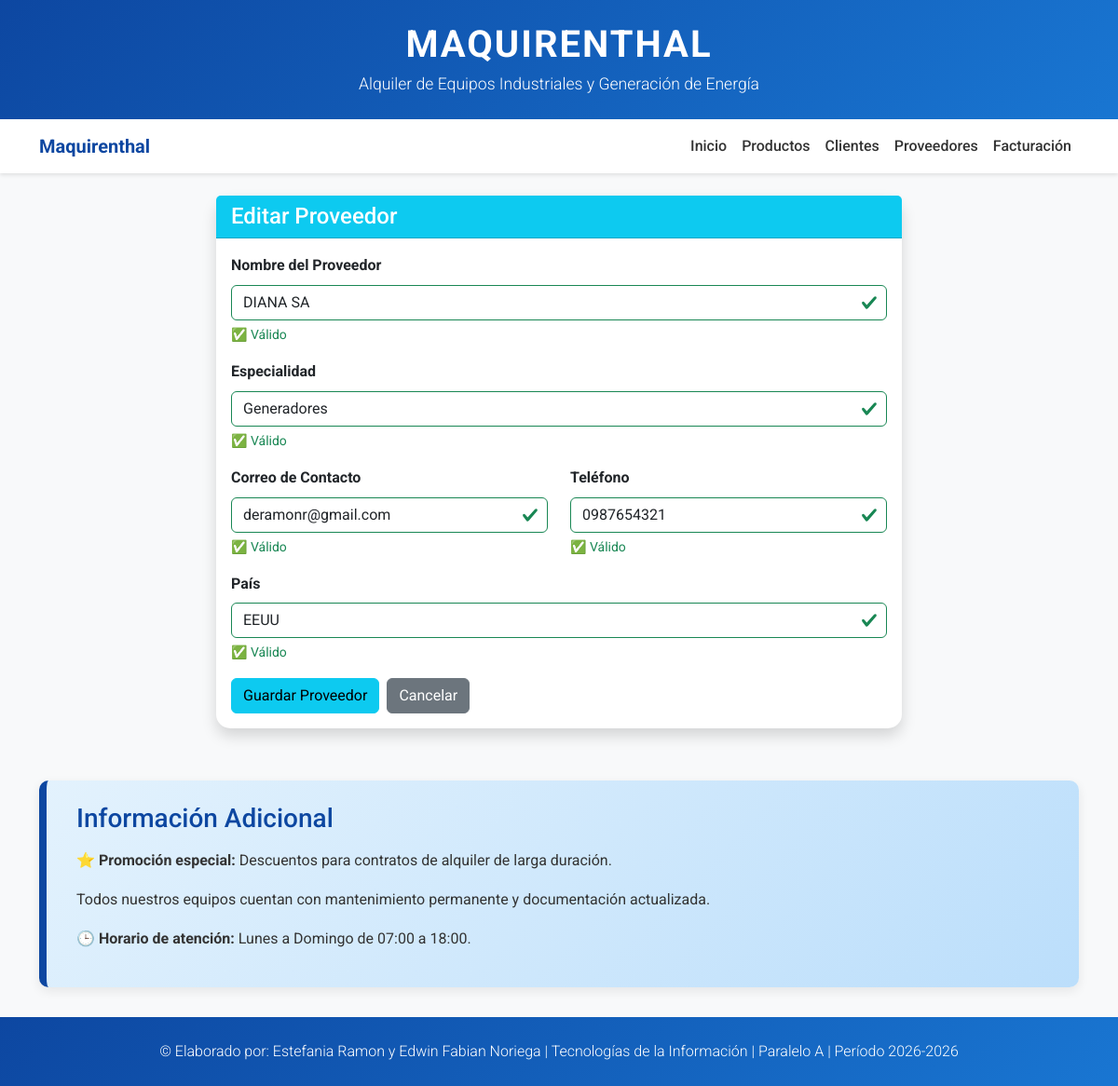
/proveedores/editar/2, run on the app's committed database.
### tables this page shows
CREATE TABLE proveedores (
            id INTEGER PRIMARY KEY AUTOINCREMENT,
            nombre TEXT NOT NULL,
            especialidad TEXT NOT NULL,
            contacto TEXT NOT NULL,
            telefono TEXT NOT NULL,
            pais TEXT NOT NULL
        );

### app.py (the view, shortened to what this page needs)
@app.route('/proveedores/editar/<int:id>', methods=['GET', 'POST'])
def proveedor_editar(id):
    conn = get_db()
    cursor = conn.cursor()
    cursor.execute('SELECT * FROM proveedores WHERE id = ?', (id,))
    proveedor = cursor.fetchone()
    conn.close()
    if not proveedor:
        flash('❌ Proveedor no encontrado', 'danger')
        return redirect(url_for('proveedores'))
    form = ProveedorForm(data=dict(proveedor))
    return render_template('formularios/proveedor_form.html',
                          form=form,
                          titulo='Editar Proveedor',
                          empresa=NOMBRE_EMPRESA)

### app.py (called while the page is built)
def get_db():
    os.makedirs('data', exist_ok=True)
    conn = sqlite3.connect('data/maquirenthal.db')
    conn.row_factory = sqlite3.Row
    return conn

### templates/formularios/proveedor_form.html (shortened to what this page needs)
{% extends "base.html" %}
{% block content %}
<div class="row justify-content-center">
    <div class="col-md-8">
        <div class="card shadow">
            <div class="card-header bg-info text-white">
                <h4 class="mb-0">{{ titulo }}</h4>
            </div>
            <div class="card-body">
                <form method="POST" novalidate>
                    <div class="mb-3">
                        {{ form.nombre.label(class="form-label fw-bold") }}
                        {{ form.nombre(class="form-control" + (" is-invalid" if form.nombre.errors else " is-valid" if form.nombre.data else ""), placeholder="Ej: Caterpillar") }}
                        {% if form.nombre.errors %}
                            <div class="invalid-feedback d-block" style="color: #dc3545;">
                                {% for error in form.nombre.errors %}
                                    <span>❌ {{ error }}</span><br>
                                {% endfor %}
                            </div>
                        {% elif form.nombre.data %}
                            <div class="valid-feedback d-block" style="color: #198754;">
                                ✅ Válido
                            </div>
                        {% else %}
                            <small class="text-muted">Mínimo 3 caracteres, solo letras y espacios</small>
                        {% endif %}
                    </div>
                    <div class="mb-3">
                        {{ form.especialidad.label(class="form-label fw-bold") }}
                        {{ form.especialidad(class="form-control" + (" is-invalid" if form.especialidad.errors else " is-valid" if form.especialidad.data else ""), placeholder="Ej: Generadores") }}
                        {% if form.especialidad.errors %}
                            <div class="invalid-feedback d-block" style="color: #dc3545;">
                                {% for error in form.especialidad.errors %}
                                    <span>❌ {{ error }}</span><br>
                                {% endfor %}
                            </div>
                        {% elif form.especialidad.data %}
                            <div class="valid-feedback d-block" style="color: #198754;">
                                ✅ Válido
                            </div>
                        {% else %}
                            <small class="text-muted">Mínimo 3 caracteres, solo letras y espacios</small>
                        {% endif %}
                    </div>
                    <div class="row">
                        <div class="col-md-6">
                            <div class="mb-3">
                                {{ form.contacto.label(class="form-label fw-bold") }}
                                {{ form.contacto(class="form-control" + (" is-invalid" if form.contacto.errors else " is-valid" if form.contacto.data else ""), placeholder="Ej: ventas@cat.com") }}
                                {% if form.contacto.errors %}
                                    <div class="invalid-feedback d-block" style="color: #dc3545;">
                                        {% for error in form.contacto.errors %}
                                            <span>❌ {{ error }}</span><br>
                                        {% endfor %}
                                    </div>
                                {% elif form.contacto.data %}
                                    <div class="valid-feedback d-block" style="color: #198754;">
                                        ✅ Válido
                                    </div>
                                {% else %}
                                    <small class="text-muted">Ingrese un email válido</small>
                                {% endif %}
                            </div>
                        </div>
                        <div class="col-md-6">
                            <div class="mb-3">
                                {{ form.telefono.label(class="form-label fw-bold") }}
                                {{ form.telefono(class="form-control" + (" is-invalid" if form.telefono.errors else " is-valid" if form.telefono.data else ""), placeholder="Ej: 123456789") }}
                                {% if form.telefono.errors %}
                                    <div class="invalid-feedback d-block" style="color: #dc3545;">
                                        {% for error in form.telefono.errors %}
                                            <span>❌ {{ error }}</span><br>
                                        {% endfor %}
                                    </div>
                                {% elif form.telefono.data %}
                                    <div class="valid-feedback d-block" style="color: #198754;">
                                        ✅ Válido
                                    </div>
                                {% else %}
                                    <small class="text-muted">Mínimo 7 caracteres, solo números</small>
                                {% endif %}
                            </div>
                        </div>
                    </div>
                    <div class="mb-3">
                        {{ form.pais.label(class="form-label fw-bold") }}
                        {{ form.pais(class="form-control" + (" is-invalid" if form.pais.errors else " is-valid" if form.pais.data else ""), placeholder="Ej: EE.UU.") }}
                        {% if form.pais.errors %}
                            <div class="invalid-feedback d-block" style="color: #dc3545;">
                                {% for error in form.pais.errors %}
                                    <span>❌ {{ error }}</span><br>
                                {% endfor %}
                            </div>
                        {% elif form.pais.data %}
                            <div class="valid-feedback d-block" style="color: #198754;">
                                ✅ Válido
                            </div>
                        {% else %}
                            <small class="text-muted">Mínimo 2 caracteres, solo letras y espacios</small>
                        {% endif %}
                    </div>
                    <div class="d-flex gap-2">
                        {{ form.submit(class="btn btn-info") }}
                        <a href="{{ url_for('proveedores') }}" class="btn btn-secondary">Cancelar</a>
                    </div>
                </form>
            </div>
        </div>
    </div>
</div>
{% endblock %}

### static/css/style.css (style rules this page uses)
* { margin: 0; padding: 0; box-sizing: border-box; }
body { font-family: 'Roboto', sans-serif; background-color: #f8f9fa; color: #333; line-height: 1.6; }
.card { border: none; border-radius: 15px; box-shadow: 0 4px 12px rgba(0, 0, 0, 0.1); transition: transform 0.3s ease, box-shadow 0.3s ease; height: 100%; }
.invalid-feedback, .valid-feedback { font-size: 0.875rem; margin-top: 0.25rem; }
.valid-feedback { color: #198754; }
.form-control.is-valid, .form-select.is-valid { border-color: #198754; background-repeat: no-repeat; background-position: right calc(0.375em + 0.1875rem) center; background-size: calc(0.75em + 0.375rem) calc(0.75em + 0.375rem); }
html { scroll-behavior: smooth; }

### data on the page
proveedores: nombre "DIANA SA", especialidad "Generadores", contacto "deramonr@gmail.com", telefono "0987654321", pais "EEUU"

### other printed values
{{ label }} "Inicio" "Productos" "Clientes" "Proveedores" "Facturación"
{{ titulo }} "Editar Proveedor"
